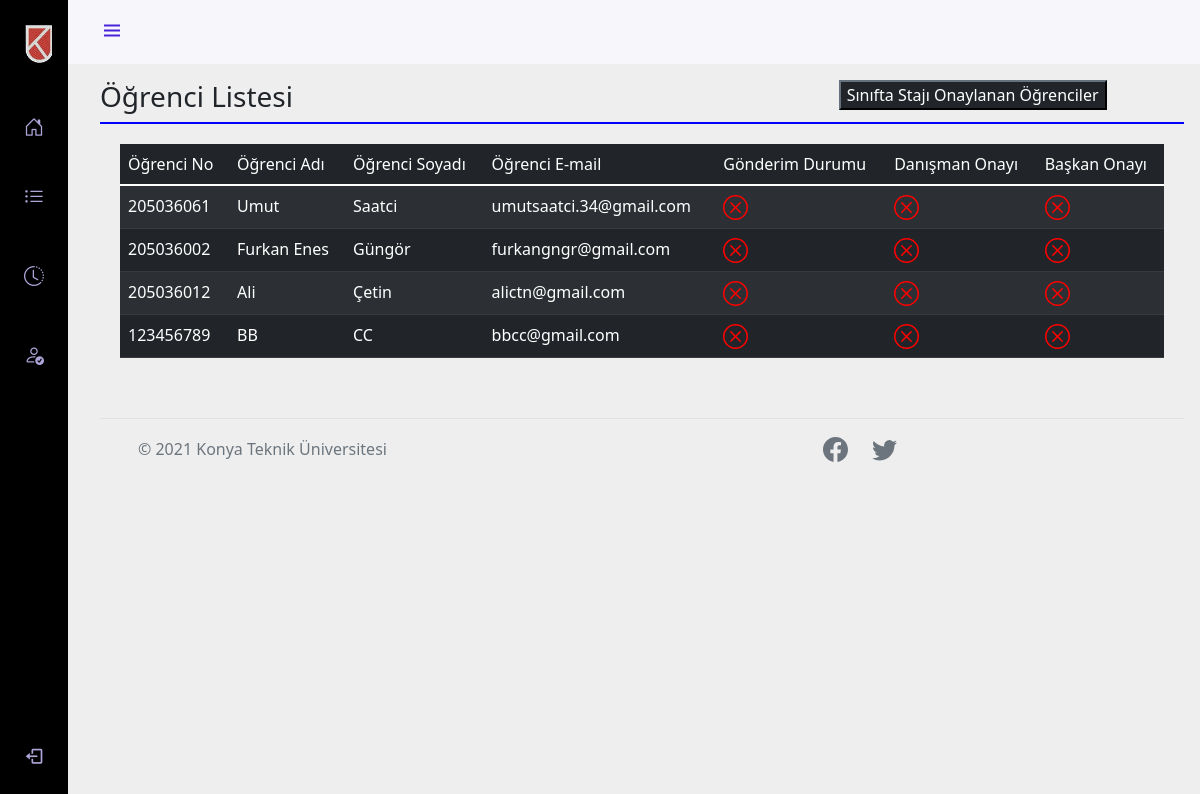
The app's page /BolumBaskani/ogrenci_listesi.php?ID=1 with its own data.
### tables this page shows
CREATE TABLE `ogrenciler` (
  `Ogrenci_id` int(11) NOT NULL,
  `Ogrenci_adi` varchar(50) DEFAULT NULL,
  `Ogrenci_soyadi` varchar(50) DEFAULT NULL,
  `Ogrenci_Email` varchar(50) DEFAULT NULL,
  `Ogrenci_Sifre` varchar(20) DEFAULT NULL,
  `Ogrenci_cinsiyet` varchar(5) DEFAULT NULL,
  `Ogrenci_Telefon` varchar(11) DEFAULT NULL,
  `Ogrenci_no` varchar(9) NOT NULL,
  `Ogrenci_resim` varchar(40) DEFAULT NULL,
  `il_kodu` varchar(20) NOT NULL,
  `ilce_kodu` varchar(255) DEFAULT NULL,
  `Ogrenci_sinif_id` int(11) DEFAULT NULL,
  `Ogrenci_danisman_id` int(11) DEFAULT NULL,
  `Ogrenci_bolum_id` int(11) NOT NULL,
  `Durumu` int(11) DEFAULT NULL,
  `StajOnay` int(11) NOT NULL,
  `StajOnayBaskan` int(11) DEFAULT NULL,
  `Silinme_Durumu` tinyint(1) DEFAULT NULL,
  `OgrenciStajBasvuru` tinyint(4) NOT NULL,
  `OgrenciStajGonderim` tinyint(4) NOT NULL,
  `ReddetmeYorumu` varchar(255) DEFAULT NULL
);

### BolumBaskani/ogrenci_listesi.php (the view, shortened to what this page needs)
<?php
include '../Include/Header.php';
if (isset($_GET['ID'])) {
    $GelenID        =   $_GET['ID'];
}
?>
<body id="body-pd">
    <header class="header" id="header">
        <div class="header_toggle"> <i class='bx bx-menu' id="header-toggle"></i> </div>
    </header>
    <div class="l-navbar" id="nav-bar">
        <nav class="nav">
            <div> <a href="AnaPanel_BolumBaskani.php" class="nav_logo"><span class="nav_logo-name"><img src="../resimler/ktun_logo_koyu_zemin.gif" height="40"></span> </a>
                <div class="nav_list"> <a href="AnaPanel_BolumBaskani.php" class="nav_link" style="text-decoration:none;"> <i class='bi bi-house-door nav_icon'></i> <span class="nav_name">Anasayfa</span> </a>
                    <a href="sinif_listesi.php" class="nav_link" style="text-decoration:none;"> <i class='bi bi-list-ul nav_icon'></i> <span class="nav_name">Öğrenci Listeleri</span> </a>
                    <a href="onay_bekleyen_stajlar.php" class="nav_link" style="text-decoration:none;"> <i class='bi bi-clock-history nav_icon'></i> </a>
                    <a href="onaylanmis_stajlar.php" class="nav_link" style="text-decoration:none; text-align: center;"> <i class='bi bi-person-check nav_icon'></i> <span class="nav_name">Onaylanmış Stajlar</span> </a>
                </div>
            </div> <a href="uyecikis.php" class="nav_link" style="text-decoration:none;"> <i class='bx bx-log-out nav_icon'></i> <span class="nav_name">Çıkış Yap</span> </a>
        </nav>
    </div>
    <div class="row">
    <div class="col-8" style="margin-top: 80px;">
        <h3>Öğrenci Listesi</h3>
    </div>
    <div class="col-4" style="margin-top: 80px;"><button class="btn-dark"><a href="sinifonaylanan.php?ID=<?php echo $GelenID ?>" style="text-decoration: none; color: white;">Sınıfta Stajı Onaylanan Öğrenciler</a></button></div></div>
    <div style="border-top:2px solid blue; padding: 20px;">
        <table class="table table-dark table-striped">
            <thead>
                <tr>
                    <td>Öğrenci No</td>
                    <td>Öğrenci Adı</td>
                    <td>Öğrenci Soyadı</td>
                    <td>Öğrenci E-mail</td>
                    <td>Gönderim Durumu</td>
                    <td>Danışman Onayı</td>
                    <td>Başkan Onayı</td>
                </tr>
            </thead>
            <?php
            $ogrenci_sor = $VeritabaniBaglantisi->prepare("SELECT * FROM ogrenciler WHERE Ogrenci_sinif_id=? ORDER BY Ogrenci_id ASC");
            $ogrenci_sor->execute(array($GelenID));
            foreach ($ogrenci_sor as $row) {
            ?>
            <tr>
            <td><?php echo $row['Ogrenci_no']; ?></td>
            <td><?php echo $row['Ogrenci_adi']; ?></td>
            <td><?php echo $row['Ogrenci_soyadi']; ?></td>
            <td><?php echo $row['Ogrenci_Email']; ?></td>
                    <?php
                    if ($row['OgrenciStajGonderim'] == 1) {  ?>
                        <td><svg xmlns="http://www.w3.org/2000/svg" width="25" height="25" fill="currentColor" class="bi bi-check2-circle" viewBox="0 0 16 16" style="color:#6BCB77;">
                                <path d="M2.5 8a5.5 5.5 0 0 1 8.25-4.764.5.5 0 0 0 .5-.866A6.5 6.5 0 1 0 14.5 8a.5.5 0 0 0-1 0 5.5 5.5 0 1 1-11 0z" />
                                <path d="M15.354 3.354a.5.5 0 0 0-.708-.708L8 9.293 5.354 6.646a.5.5 0 1 0-.708.708l3 3a.5.5 0 0 0 .708 0l7-7z" />
                            </svg></td>
                    <?php
                    } else {   ?>
                        <td></td>
                    <?php }
                    if ($row['StajOnay'] == 1) {  ?>
                        <td><svg xmlns="http://www.w3.org/2000/svg" width="25" height="25" fill="currentColor" class="bi bi-check2-circle" viewBox="0 0 16 16" style="color:#6BCB77;">
                                <path d="M2.5 8a5.5 5.5 0 0 1 8.25-4.764.5.5 0 0 0 .5-.866A6.5 6.5 0 1 0 14.5 8a.5.5 0 0 0-1 0 5.5 5.5 0 1 1-11 0z" />
                                <path d="M15.354 3.354a.5.5 0 0 0-.708-.708L8 9.293 5.354 6.646a.5.5 0 1 0-.708.708l3 3a.5.5 0 0 0 .708 0l7-7z" />
                            </svg></td>
                    <?php } else {   ?>
                        <td></td>
                    <?php
                    }
                    if ($row['StajOnayBaskan'] == 1) {  ?>
                        <td><svg xmlns="http://www.w3.org/2000/svg" width="25" height="25" fill="currentColor" class="bi bi-check2-circle" viewBox="0 0 16 16" style="color:#6BCB77;">
                                <path d="M2.5 8a5.5 5.5 0 0 1 8.25-4.764.5.5 0 0 0 .5-.866A6.5 6.5 0 1 0 14.5 8a.5.5 0 0 0-1 0 5.5 5.5 0 1 1-11 0z" />
                                <path d="M15.354 3.354a.5.5 0 0 0-.708-.708L8 9.293 5.354 6.646a.5.5 0 1 0-.708.708l3 3a.5.5 0 0 0 .708 0l7-7z" />
                            </svg></td>
                    <?php } else {  ?>
                        <td></td>
                <?php }
                }
                ?>
                </tr>
        </table>
    </div>
    <?php
    include '../Include/footer.php';
    ?>

### style.css (style rules this page uses)
:root { --header-height: 3rem; --nav-width: 68px; --first-color: #4723d9; --first-color-light: #afa5d9; --white-color: #f7f6fb; --body-font: "Nunito", sans-serif; --normal-font-size: 1rem; --z-fixed: 100; }
body { position: relative; margin: var(--header-height) 0 0 0; padding: 0 1rem; font-family: var(--body-font); font-size: var(--normal-font-size); transition: 0.5s; }
a { text-decoration: none; }
.header { width: 100%; height: var(--header-height); position: fixed; top: 0; left: 0; display: flex; align-items: center; justify-content: space-between; padding: 0 1rem; background-color: var(--white-color); z-index: var(--z-fixed); transition: 0.5s; }
.header_toggle { color: var(--first-color); font-size: 1.5rem; cursor: pointer; }
.l-navbar { position: fixed; top: 0; left: -30%; width:var(--nav-width); height: 100vh; background-color: black; padding: 0.5rem 1rem 0 0; transition: 0.5s; z-index: var(--z-fixed); }
.nav { height: 100%; display: flex; flex-direction: column; justify-content: space-between; overflow: hidden; }
.nav_logo, .nav_link { display: grid; grid-template-columns: max-content max-content; align-items: center; column-gap: 1rem; padding: 0.5rem 0 0.5rem 1.5rem; }
.nav_logo { margin-bottom: 2rem; }
.nav_logo-name { color: var(--white-color); font-weight: 700; }
.nav_link { position: relative; color: var(--first-color-light); margin-bottom: 1.5rem; transition: 0.3s; }
.nav_icon { font-size: 1.25rem; }
@media screen and (min-width: 768px) { body { margin: calc(var(--header-height) + 1rem) 0 0 0; padding-left: calc(var(--nav-width) + 2rem); } }
@media screen and (min-width: 768px) { .header { height: calc(var(--header-height) + 1rem); padding: 0 2rem 0 calc(var(--nav-width) + 2rem); } }
@media screen and (min-width: 768px) { .l-navbar { left: 0; padding: 1rem 1rem 0 0; } }

### Include/Header.php (style rules this page uses)
body { background-color:#EEEEEE; }

### records on screen
ogrenciler: Ogrenci_no "205036061", Ogrenci_adi "Umut", Ogrenci_soyadi "Saatci", Ogrenci_Email "umutsaatci.34@gmail.com", OgrenciStajGonderim 0 (drawn), StajOnay 0 (drawn)
ogrenciler: Ogrenci_no "205036002", Ogrenci_adi "Furkan Enes", Ogrenci_soyadi "Güngör", Ogrenci_Email "furkangngr@gmail.com", OgrenciStajGonderim 0 (drawn), StajOnay 0 (drawn)
ogrenciler: Ogrenci_no "205036012", Ogrenci_adi "Ali", Ogrenci_soyadi "Çetin", Ogrenci_Email "alictn@gmail.com", OgrenciStajGonderim 0 (drawn), StajOnay 0 (drawn)
ogrenciler: Ogrenci_no "123456789", Ogrenci_adi "BB", Ogrenci_soyadi "CC", Ogrenci_Email "bbcc@gmail.com", OgrenciStajGonderim 0 (drawn), StajOnay 0 (drawn)
